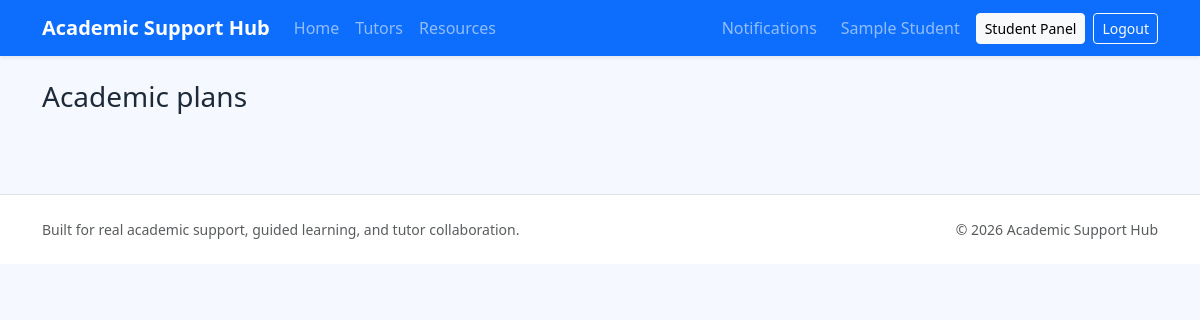
The page /pricing.php (signed in) on the database as committed earlier.
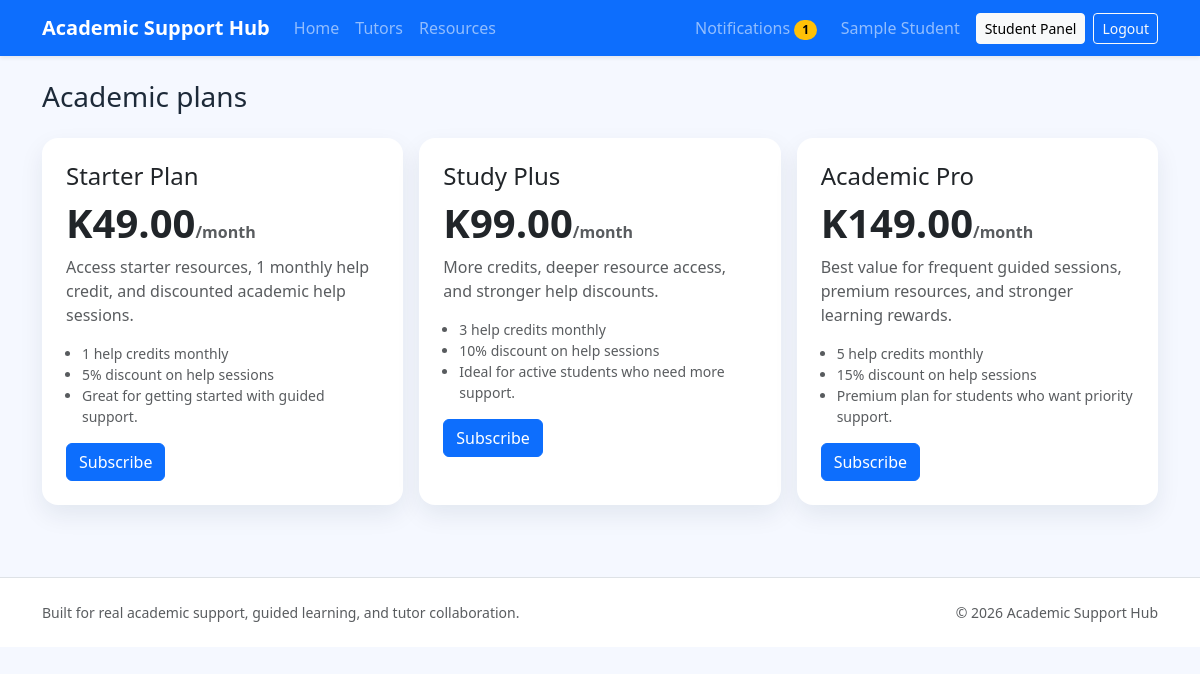
The same page on the database as committed later.
### tables this page shows
CREATE TABLE subscription_plans (
    id INT UNSIGNED AUTO_INCREMENT PRIMARY KEY,
    name VARCHAR(100) NOT NULL,
    monthly_price DECIMAL(10,2) NOT NULL,
    help_discount_percent DECIMAL(5,2) NOT NULL DEFAULT 0,
    monthly_help_credits INT UNSIGNED NOT NULL DEFAULT 0,
    feature_summary VARCHAR(255) NOT NULL,
    description TEXT NOT NULL
);

### includes/functions.php (called while the page is built, shortened)
<?php
function app_url(string $path = ''): string
{
    $path = ltrim($path, '/');
    return BASE_URL . ($path !== '' ? '/' . $path : '');
}
function e(mixed $value): string
{
    return htmlspecialchars((string) $value, ENT_QUOTES, 'UTF-8');
}
function current_user(): ?array
{
    return $_SESSION['user'] ?? null;
}
function refresh_current_user(): void
{
    global $pdo;
    $stmt = $pdo->prepare('SELECT * FROM users WHERE id = :id LIMIT 1');
    $stmt->execute(['id' => (int) $_SESSION['user']['id']]);
}
function is_logged_in(): bool
{
    return !empty($_SESSION['user']);
}
function user_role(): string
{
    return $_SESSION['user']['role'] ?? '';
}
function money(float|string|int $amount): string
{
    return 'K' . number_format((float) $amount, 2);
}
function unread_notification_count(int $userId): int
{
    global $pdo;
    $stmt = $pdo->prepare("SELECT COUNT(*) FROM notifications WHERE user_id = :user_id AND is_read = 0");
    $stmt->execute(['user_id' => $userId]);
    return (int) $stmt->fetchColumn();
}

### includes/bootstrap.php (called while the page is built, shortened)
<?php
require_once __DIR__ . '/../config/config.php';
require_once __DIR__ . '/functions.php';
refresh_current_user();

### pricing.php (the view, shortened to what the changed rows need)
<?php
require_once __DIR__ . '/includes/bootstrap.php';
$plans = $pdo->query('SELECT * FROM subscription_plans ORDER BY monthly_price ASC')->fetchAll();
include __DIR__ . '/includes/header.php';
?>
<h1 class="h3 mb-4">Academic plans</h1>
<div class="row g-3">
    <?php foreach ($plans as $plan): ?>
        <div class="col-md-4">
            <div class="card pricing-card card-soft h-100">
                <div class="p-4">
                    <h2 class="h4"><?= e($plan['name']) ?></h2>
                    <div class="display-6 fw-bold mb-2"><?= money($plan['monthly_price']) ?><span class="fs-6 text-muted">/month</span></div>
                    <p class="text-muted"><?= e($plan['description']) ?></p>
                    <ul class="small text-muted ps-3">
                        <li><?= (int) $plan['monthly_help_credits'] ?> help credits monthly</li>
                        <li><?= (int) $plan['help_discount_percent'] ?>% discount on help sessions</li>
                        <li><?= e($plan['feature_summary']) ?></li>
                    </ul>
                    <?php if (is_logged_in() && user_role() === 'student'): ?>
                        <a class="btn btn-primary" href="<?= app_url('student/subscriptions.php?plan=' . (int) $plan['id']) ?>">Subscribe</a>
                    <?php else: ?>
                        <a class="btn btn-primary" href="<?= app_url('register.php') ?>">Get started</a>
                    <?php endif; ?>
                </div>
            </div>
        </div>
    <?php endforeach; ?>
</div>
<?php include __DIR__ . '/includes/footer.php'; ?>

### includes/header.php (shortened to what the changed rows need)
<?php
$user = current_user();
$unreadCount = $user ? unread_notification_count((int) $user['id']) : 0;
?>
<!doctype html>
<html lang="en">
<head>
    <link href="https://cdn.jsdelivr.net/npm/bootstrap@5.3.7/dist/css/bootstrap.min.css" rel="stylesheet">
    <link href="<?= app_url('assets/css/style.css') ?>" rel="stylesheet">
</head>
<body>
<nav class="navbar navbar-expand-lg navbar-dark bg-primary shadow-sm sticky-top">
    <div class="container">
        <div class="collapse navbar-collapse" id="appNav">
            <ul class="navbar-nav align-items-lg-center gap-lg-2">
                <?php if ($user): ?>
                    <li class="nav-item dropdown">
                        <a class="nav-link position-relative" href="#" data-bs-toggle="dropdown">Notifications
                            <?php if ($unreadCount > 0): ?>
                                <span class="badge rounded-pill text-bg-warning"><?= (int) $unreadCount ?></span>
                            <?php endif; ?>
                        </a>
                    </li>
                <?php else: ?>
                    <li class="nav-item"><a class="btn btn-outline-light btn-sm" href="<?= app_url('login.php') ?>">Login</a></li>
                    <li class="nav-item"><a class="btn btn-warning btn-sm" href="<?= app_url('register.php') ?>">Create Account</a></li>
                <?php endif; ?>
            </ul>
        </div>
    </div>
</nav>
<main class="py-4">
    <div class="container">

Rows that differ between the two databases and show on the page:
added subscription_plans: name "Starter Plan", monthly_price "K49.00", description "Access starter resources, 1 monthly help credit, and discounted academic help sessions.", monthly_help_credits "1", help_discount_percent "5", feature_summary "Great for getting started with guided support."
added subscription_plans: name "Study Plus", monthly_price "K99.00", description "More credits, deeper resource access, and stronger help discounts.", monthly_help_credits "3", help_discount_percent "10", feature_summary "Ideal for active students who need more support."
added subscription_plans: name "Academic Pro", monthly_price "K149.00", description "Best value for frequent guided sessions, premium resources, and stronger learning rewards.", monthly_help_credits "5", help_discount_percent "15", feature_summary "Premium plan for students who want priority support."
Other text that changed with them:
$unreadCount: (not shown) → "1"
